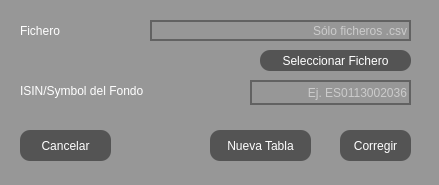
<?xml version="1.0" encoding="UTF-8"?>
<ui version="4.0">
 <class>ManualRefreshView</class>
 <widget class="QMainWindow" name="ManualRefreshView">
  <property name="geometry">
   <rect>
    <x>0</x>
    <y>0</y>
    <width>439</width>
    <height>185</height>
   </rect>
  </property>
  <property name="windowTitle">
   <string>Actualización Manual</string>
  </property>
  <property name="windowIcon">
   <iconset>
    <normaloff>../../dist/launcher/src/feather/mainLogo.ico</normaloff>../../dist/launcher/src/feather/mainLogo.ico</iconset>
  </property>
  <property name="styleSheet">
   <string notr="true">* {
	 background-color: rgb(151, 151, 151)
}

QLabel {
	color: rgb(255, 255, 255);
	font: 75 9pt &quot;Yu Gothic UI&quot;;
	


}

QLineEdit {
	border:  2px solid rgb(98, 98, 98);
	border-radius: 15px;
	color: rgb(255, 255, 255);
	background-color: rgb(151, 151, 151)
}
QLineEdit:hover{
	border: 2px solid rgb(48,50,62);
}

QLineEdit:focus {

	border : 2px solid rgb(48,50,62)

}


QPushButton {

	border-radius: 10px;
	background-color: rgb(84, 84, 84);
	color:rgb(255, 255, 255)

}

QPushButton:hover {
	 background-color: rgb(0, 85,124);
     color: rgb(255, 255, 255)
}

QPushButton:checked {
                                    background-color: rgb(0, 85,124);
                                    color: rgb(255, 255, 255)
                                }

</string>
  </property>
  <widget class="QWidget" name="centralwidget">
   <widget class="QLabel" name="label">
    <property name="geometry">
     <rect>
      <x>20</x>
      <y>20</y>
      <width>61</width>
      <height>21</height>
     </rect>
    </property>
    <property name="text">
     <string>Fichero</string>
    </property>
   </widget>
   <widget class="QPushButton" name="buttonOpenFile">
    <property name="geometry">
     <rect>
      <x>260</x>
      <y>50</y>
      <width>151</width>
      <height>21</height>
     </rect>
    </property>
    <property name="text">
     <string>Seleccionar Fichero</string>
    </property>
   </widget>
   <widget class="QLineEdit" name="tfFichero">
    <property name="geometry">
     <rect>
      <x>150</x>
      <y>20</y>
      <width>261</width>
      <height>21</height>
     </rect>
    </property>
    <property name="alignment">
     <set>Qt::AlignRight|Qt::AlignTrailing|Qt::AlignVCenter</set>
    </property>
    <property name="placeholderText">
     <string>Sólo ficheros .csv</string>
    </property>
   </widget>
   <widget class="QLabel" name="label_2">
    <property name="geometry">
     <rect>
      <x>20</x>
      <y>80</y>
      <width>181</width>
      <height>21</height>
     </rect>
    </property>
    <property name="text">
     <string>ISIN/Symbol del Fondo</string>
    </property>
   </widget>
   <widget class="QLineEdit" name="tfFondo">
    <property name="geometry">
     <rect>
      <x>250</x>
      <y>80</y>
      <width>161</width>
      <height>25</height>
     </rect>
    </property>
    <property name="alignment">
     <set>Qt::AlignRight|Qt::AlignTrailing|Qt::AlignVCenter</set>
    </property>
    <property name="placeholderText">
     <string>Ej. ES0113002036</string>
    </property>
   </widget>
   <widget class="QPushButton" name="buttonNueva">
    <property name="geometry">
     <rect>
      <x>210</x>
      <y>130</y>
      <width>101</width>
      <height>31</height>
     </rect>
    </property>
    <property name="text">
     <string>Nueva Tabla</string>
    </property>
   </widget>
   <widget class="QPushButton" name="buttonCancelar">
    <property name="geometry">
     <rect>
      <x>20</x>
      <y>130</y>
      <width>91</width>
      <height>31</height>
     </rect>
    </property>
    <property name="text">
     <string>Cancelar</string>
    </property>
   </widget>
   <widget class="QPushButton" name="buttonCorregir">
    <property name="geometry">
     <rect>
      <x>340</x>
      <y>130</y>
      <width>71</width>
      <height>31</height>
     </rect>
    </property>
    <property name="text">
     <string>Corregir</string>
    </property>
   </widget>
  </widget>
 </widget>
 <resources/>
 <connections>
  <connection>
   <sender>buttonCancelar</sender>
   <signal>clicked()</signal>
   <receiver>ManualRefreshView</receiver>
   <slot>hide()</slot>
   <hints>
    <hint type="sourcelabel">
     <x>75</x>
     <y>125</y>
    </hint>
    <hint type="destinationlabel">
     <x>225</x>
     <y>220</y>
    </hint>
   </hints>
  </connection>
 </connections>
</ui>
